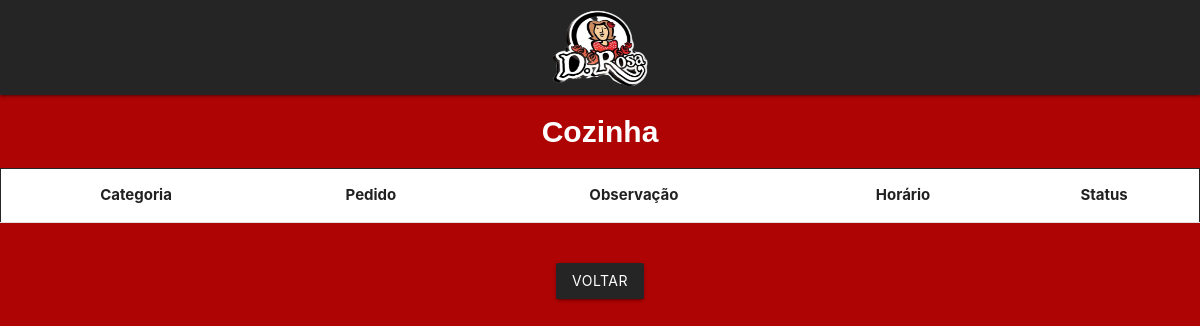
The page /admin/cozinheiro/index.php on the database as committed earlier.
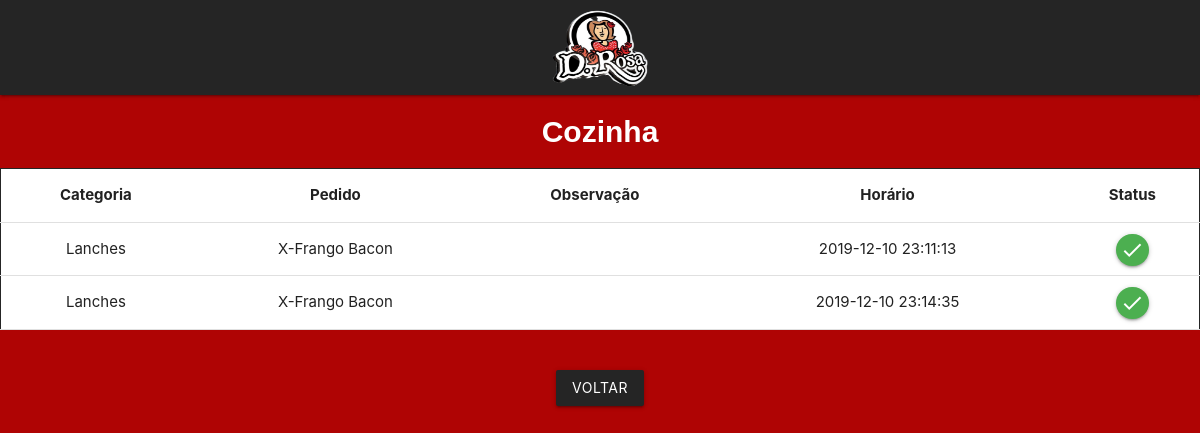
The same page on the database as committed later.
### tables this page shows
CREATE TABLE `produtos` (
  `idprodutos` int(10) NOT NULL,
  `categoria_idcategoria` int(10) UNSIGNED NOT NULL,
  `descricao` varchar(255) NOT NULL,
  `preco` decimal(10,2) NOT NULL,
  `status_produto` int(11) NOT NULL
);

CREATE TABLE `categoria` (
  `idcategoria` int(10) UNSIGNED NOT NULL,
  `nome` varchar(255) DEFAULT NULL,
  `status_categoria` int(11) NOT NULL
);

CREATE TABLE `itens` (
  `iditens` int(10) NOT NULL,
  `preco` decimal(10,2) DEFAULT NULL,
  `observacao` varchar(45) DEFAULT NULL,
  `data_hora` timestamp NOT NULL DEFAULT current_timestamp() ON UPDATE current_timestamp(),
  `id_produtos_fk` int(10) DEFAULT NULL,
  `id_pedido` int(10) UNSIGNED NOT NULL,
  `status_pedido` int(11) NOT NULL DEFAULT 0,
  `status_notificacao` int(11) NOT NULL DEFAULT 0,
  `status_finalizado` int(11) NOT NULL DEFAULT 0
);

### php/cozinha/admin/select_cozinha.php (the view, shortened to what this page needs)
<?php
include '../../php/conexao.php';
try {
    $stmt = $conexao->prepare("SELECT itens.iditens,produtos.descricao,itens.observacao,itens.id_produtos_fk,categoria.nome,data_hora FROM produtos inner join itens ON produtos.idprodutos = itens.id_produtos_fk inner join categoria on produtos.categoria_idcategoria = categoria.idcategoria where status_pedido = 0 and idcategoria != 4 ");
    if ($stmt->execute()) {
        foreach ($stmt as $res) :
            extract($res);
            echo '<tr>';
            echo '<td>' . $nome . '</td>';
            echo '<td>' . $descricao . '</td>';
            echo '<td>' . $observacao . '</td>';
            echo '<td>' . $data_hora . '</td>';
            echo '<td style="padding-top: 10px; padding-bottom: 8px">';
            echo "<a href=\"../../php/cozinha/admin/update_cozinha.php?id=$iditens.\" class='btn-floating btn-small waves-effect waves-light green iconebotao' ><i class='material-icons'>done</i></a> ";
            echo '</td>';
            echo '</tr>';
        endforeach;
    }
} catch (PDOexception $erro) {
    echo "Erro: " . $erro->getMessage();
}

Rows that differ between the two databases and show on the page:
added produtos: categoria_idcategoria.nome "Lanches", descricao "X-Frango Bacon", itens.data_hora "2019-12-10 23:11:13", itens.data_hora "2019-12-10 23:14:35"
